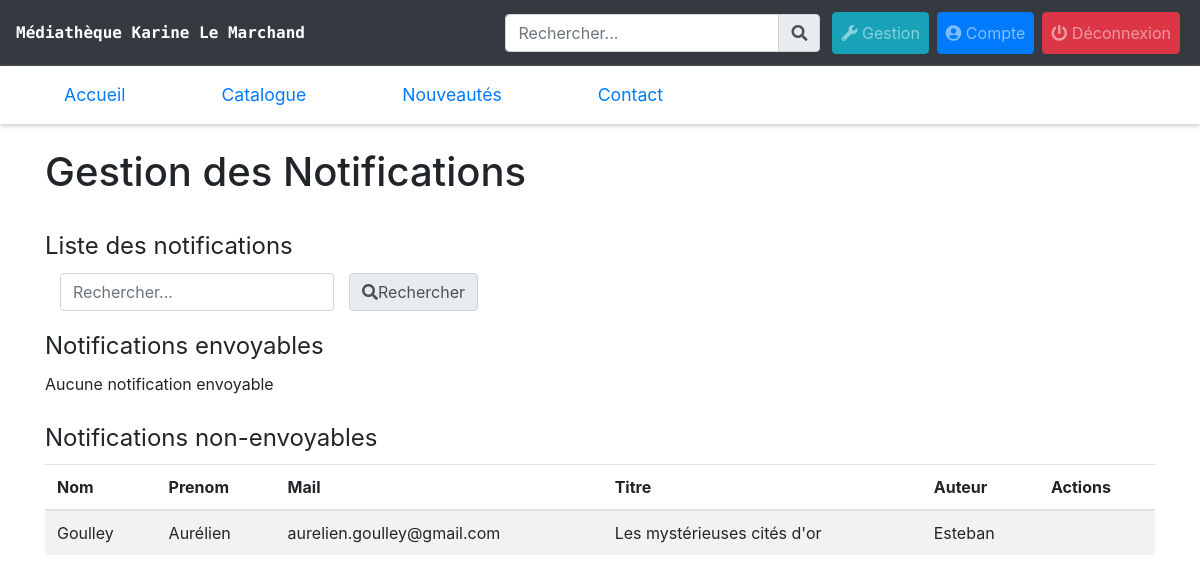
Screenshot of /php/gestNotif.php (signed in) with the database file from the repository.
### tables this page shows
CREATE TABLE `notification` (
  `id` int(11) NOT NULL,
  `membre` int(11) NOT NULL,
  `media` int(11) NOT NULL
);

CREATE TABLE `membre` (
  `id` int(11) NOT NULL,
  `nom` varchar(20) NOT NULL,
  `prenom` varchar(20) NOT NULL,
  `dateNaissance` date NOT NULL,
  `mail` varchar(50) NOT NULL,
  `mdp` varchar(100) NOT NULL,
  `telephone` varchar(10) NOT NULL,
  `adresse` varchar(50) NOT NULL,
  `adresseComplement` varchar(100) DEFAULT NULL,
  `ville` varchar(50) NOT NULL,
  `codePostal` int(5) NOT NULL,
  `type` enum('client','gestMedia','gestClient','administrateur') NOT NULL DEFAULT 'client'
);

CREATE TABLE `media` (
  `id` int(11) NOT NULL,
  `auteur` varchar(20) NOT NULL,
  `prix` int(11) NOT NULL,
  `type` enum('Livre','CD','DVD','Revue') NOT NULL DEFAULT 'Livre',
  `nbExemplaire` int(11) NOT NULL,
  `titre` varchar(50) NOT NULL,
  `photo` varchar(100) DEFAULT NULL
);

### php/gestNotif.php (the view, shortened to what this page needs)
<?php
include "../php/includes.php";
$requete = "select me.nbExemplaire, m.mail, m.nom, m.prenom, me.titre, me.auteur, m.id as id_membre, me.id as id_media, n.id
from notification n
left outer join membre m on m.id = n.membre
left outer join media me on me.id = n.media";
$notifications = requete_tableau($requete);
$table_notif_a_envoyer = "";
$table_notif_pas_a_envoyer = "";
foreach($notifications as $notification)
{
  if($notification['nbExemplaire'] > 0)
  {
    $table_notif_a_envoyer .= "
      <tr>
          <td>
            ".$notification["nom"]."
          </td>
          <td>
            ".$notification["prenom"]."
          </td>
          <td>
            ".$notification["mail"]."
          </td>
          <td>
            ".$notification["titre"]."
          </td>
          <td>
            ".$notification["auteur"]."
          </td>
          <td>
          <a id=\"notif_".$notification['id']."\" onclick=\"notifieMembre('".$notification['id']."', '".$notification['mail']."', '".addslashes($notification['prenom'])."', '".addslashes($notification['titre'])."', '".$notification['id_media']."')\" class=\"btn btn-primary\">Envoyer le mail de notification</a>
          <a id=\"success_".$notification['id']."\" class=\"btn btn-success\" hidden>Le mail a bien été envoyé</a>
        </td>
      </tr>";
  }
  else
  {
    $table_notif_pas_a_envoyer .= "
      <tr>
          <td>
            ".$notification["nom"]."
          </td>
          <td>
            ".$notification["prenom"]."
          </td>
          <td>
            ".$notification["mail"]."
          </td>
          <td>
            ".$notification["titre"]."
          </td>
          <td>
            ".$notification["auteur"]."
          </td>
          <td>
          </td>
      </tr>";
  }
}
  $debut_table = "
  <table class=\"table table-hover table-striped self-align-center\">
    <thead>
      <tr>
        <th scope=\"col\">
          Nom
        </th>
        <th scope=\"col\">
          Prenom
        </th>
        <th scope=\"col\">
          Mail
        </th>
        <th scope=\"col\">
          Titre
        </th>
        <th scope=\"col\">
          Auteur
        </th>
        <th scope=\"col\">
          Actions
        </th>
      </tr>
    </thead>
    <tbody>";
?>
<div class="container">
  <h1>Gestion des Notifications</h1>
  <br>
  <fieldset>
    <legend>Liste des notifications</legend>
    <form method="get" action="gestNotif.php">
      <table>
        <tr>
          <td class="col-lg-6">
            <div class="input-group md-form form-sm form-2 pl-0">
              <input id="input_filtre_recherche" class="form-control my-0 py-1 lime-border" type="text" placeholder="Rechercher..." aria-label="Search" name="search" value="<?php echo(isset($_REQUEST['search'])?$_REQUEST['search']:"");?>">
            </div>
          </td>
          <td>
            <div class="input-group-append">
              <button class="input-group-text lime lighten-2" id="basic-text1"><i class="fas fa-search text-grey" aria-hidden="true"></i><span> Rechercher<span></button>
              </div>
            </td>
          </tr>
        </table>
      </form>
    </fieldset>
    <div>
    <legend>Notifications envoyables</legend>
    <?php
            if($table_notif_a_envoyer != "")
            {
              echo $debut_table;
              echo $table_notif_a_envoyer;
              echo "
            </tbody>
          </table>";
            }
            else
            {
              echo "Aucune notification envoyable";
            }?>
      </div>
      <div>
      <legend>Notifications non-envoyables</legend>
      <?php
            if($table_notif_pas_a_envoyer != "")
            {
              echo $debut_table;
              echo $table_notif_pas_a_envoyer;
              echo "
            </tbody>
          </table>";
            }
            else
            {
              echo "Aucune notification non-envoyable";
            }
          ?>
      </div>
  </div>

### rows the page displays
notification: membre.nom "Goulley", membre.prenom "Aurélien", membre.mail "aurelien.goulley@gmail.com", media.titre "Les mystérieuses cités d'or", media.auteur "Esteban"
